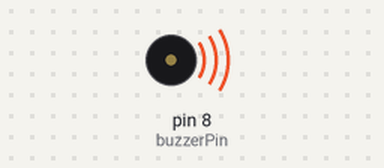
The sketch below on a simulated Arduino Uno, built with avr-gcc and run on an emulated ATmega328P. On the bench: buzzer (waves = sounding).

Above: at 1.2 s.
At 3.7 s:
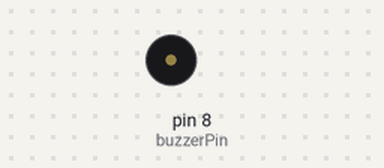
Timing chart, 0 to 7.7 s (numbered marks = the images above):
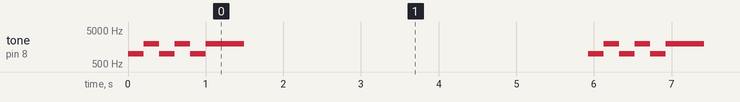

The sketch:

Test-Buzzer.ino
```cpp
int buzzerPin = 8; // Digital pin connected to your LED

void setup()
{
  pinMode(buzzerPin, OUTPUT);
}

void loop()
{

  for (int tempi = 0; tempi < 3; tempi++)
  {
    tone(buzzerPin, 1000, 500); // play 1000Hz tone for 500ms
    delay(200);                 // wait for a second
    tone(buzzerPin, 2000, 500); // play 2000Hz tone for 500ms
    delay(200);                 // wait for a second
  }

  delay(2000); // wait for a second

  for (unsigned char i = 0; i < 80; i++)
  {
    digitalWrite(buzzerPin, HIGH);
    delay(1); // wait for 1ms
    digitalWrite(buzzerPin, LOW);
    delay(1); // wait for 1ms
  }
  // output another frequency
  for (unsigned char i = 0; i < 100; i++)
  {
    digitalWrite(buzzerPin, HIGH);
    delay(2); // wait for 2ms
    digitalWrite(buzzerPin, LOW);
    delay(2); // wait for 2ms
  }
  for (int i = 0; i < 80; i++)
  {
    digitalWrite(buzzerPin, HIGH);
    delay(1); // wait for 1ms
    digitalWrite(buzzerPin, LOW);
    delay(1); // wait n control the LED brightness
  }
  delay(2000); // wait for a second
}
```

Measured:
- by itself, tone on pin 8 (buzzerPin): repeats every 5.9 s: 2 × (2000 Hz 0.20 s, 1000 Hz 0.20 s), 2000 Hz 0.50 s, silent 4.4 s, 1000 Hz 0.20 s
